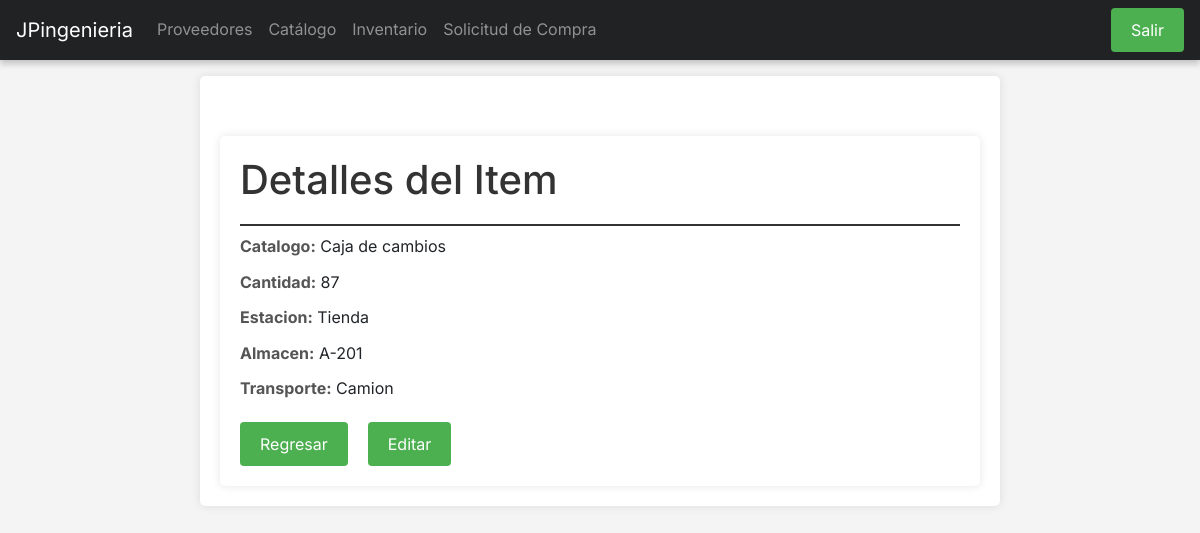
Before: /inventario/inventario/detail/2/ with the older database file.
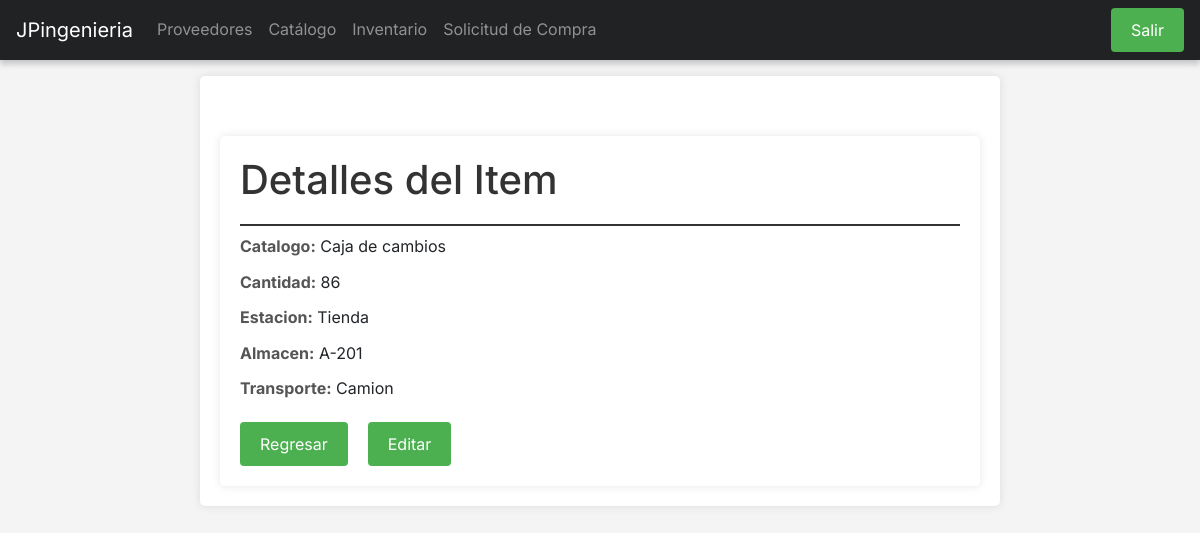
After: the same page with the newer database file.
### api/models.py (models this page shows, shortened)
class Stock(models.Model):
    catalogo = models.ForeignKey(Catalogue, on_delete=models.CASCADE)
    cantidad = models.PositiveIntegerField()
    estacion = models.CharField(max_length=100)
    almacen = models.CharField(max_length=100)
    transporte = models.CharField(max_length=100)

class Catalogue(models.Model):
    nombre = models.CharField(max_length=250)
    precio = models.DecimalField(max_digits=10, decimal_places=2)
    descripcion = models.CharField(max_length=250)
    proveedor = models.ForeignKey(Proveedor, on_delete=models.CASCADE)

### inventario/views.py (the view)
# urls.py: path('inventario/detail/<int:pk>/', DetailStockView.as_view() , name='detail_inventario'),
class DetailStockView(DetailView):
    model = Stock
    template_name = 'inventario_detail.html'
    context_object_name = 'stock'

### inventario/templates/inventario_detail.html (shortened to what this page needs)
{%extends "base.html"%}
{% block content %}
<body>
    <div class="container">
        <h1>Detalles del Item</h1>
        <div class="detail-item">
            <span class="detail-label">Catalogo:</span>
            <span>{{ stock.catalogo.nombre }}</span>
        </div>
        <div class="detail-item">
            <span class="detail-label">Cantidad:</span>
            <span>{{ stock.cantidad }}</span>
        </div>
        <div class="detail-item">
            <span class="detail-label">Estacion:</span>
            <span>{{ stock.estacion }}</span>
        </div>
        <div class="detail-item">
            <span class="detail-label">Almacen:</span>
            <span>{{ stock.almacen }}</span>
        </div>
        <div class="detail-item">
            <span class="detail-label">Transporte:</span>
            <span>{{ stock.transporte }}</span>
        </div>
        <div class="button-container">
            <form action="{% url 'home_inventario' %}">
                <input type="submit" class="btn" value="Regresar" />
            </form>
            <form action="{% url 'edit_inventario' stock.id %}">
                <input type="submit" class="btn" value="Editar" />
            </form>
        </div>
    </div>
</body>
{% endblock content %}

Changed rows visible on the page:
changed Stock "Tienda": cantidad "87" → "86"
